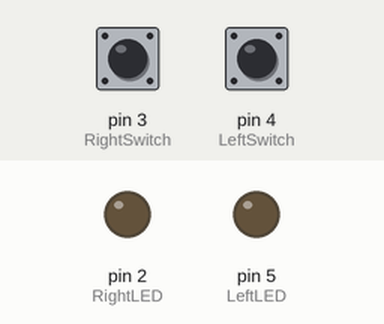
Recording of a sketch running on a simulated Arduino Uno, built with avr-gcc and run on an emulated ATmega328P. Parts: output pins drawn as LEDs (lit = HIGH). The inputs (shaded band) are chosen by the test bench; at power-on: pin 3 (RightSwitch) HIGH, pin 4 (LeftSwitch) HIGH.

Above: at 1.2 s.
1.3 s: pin 3 (RightSwitch) pulled LOW for 0.15 s
At 1.37 s:
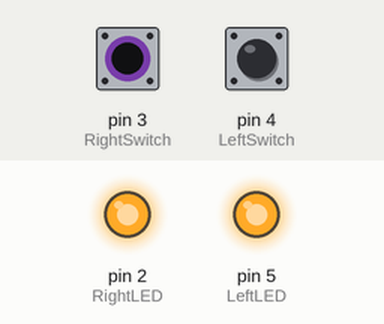
2.9 s: pin 3 (RightSwitch) pulled LOW for 3.2 s
At 6.8 s:
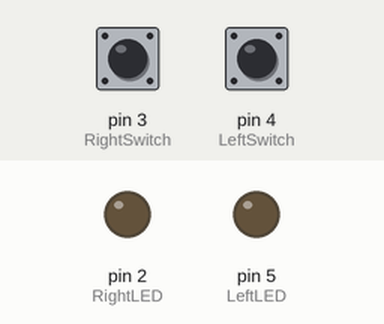
7.6 s: pin 4 (LeftSwitch) pulled LOW for 3.2 s
At 7.9 s:
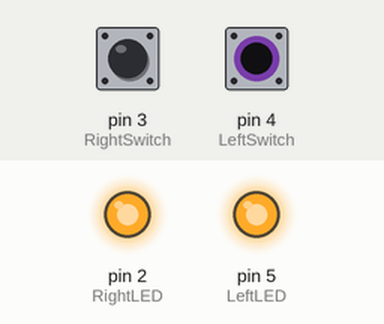
12.3 s: pin 3 (RightSwitch) driven LOW and pin 4 (LeftSwitch) driven LOW
At 12.7 s:
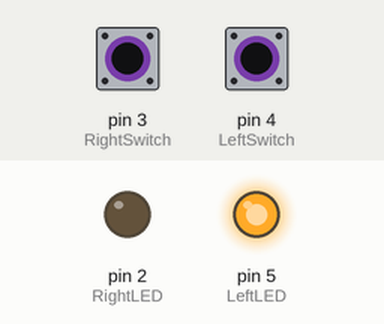
Timing chart, 0 to 14.8 s (numbered marks = the images above; inputs shaded):
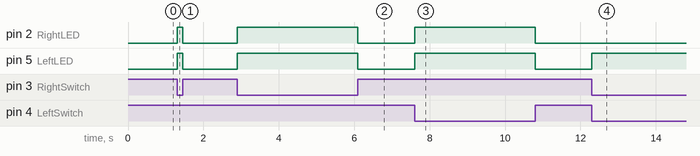

Measured:
- after the input at 1.3 s, pin 2 (RightLED), pin 5 (LeftLED): LOW → HIGH at once, → LOW 0.15 s later
- after the input at 2.9 s, pin 2 (RightLED), pin 5 (LeftLED): LOW → HIGH at once, → LOW 3.2 s later
- after the input at 7.6 s, pin 2 (RightLED), pin 5 (LeftLED): LOW → HIGH at once, → LOW 3.2 s later
- after the input at 12.3 s, pin 5 (LeftLED): LOW → HIGH at once

The sketch:

Lesson04_IfELseExample.ino
```cpp
/*
   Exercise to help understand if-then-else
*/
int LeftLED = 5;
int LeftSwitch = 4;
int RightSwitch = 3;
int RightLED = 2;

void setup() {
  pinMode(LeftLED, OUTPUT);
  pinMode(RightLED, OUTPUT);
  pinMode(LeftSwitch, INPUT_PULLUP);
  pinMode(RightSwitch, INPUT_PULLUP);
}

void loop() {

  int Left = digitalRead(LeftSwitch);
  int Right = digitalRead(RightSwitch);

  //Turn both LEDs on if any combo of buttons if pressed
  if ((Left == LOW && Right == HIGH) || (Left == HIGH && Right == LOW)) { //note reverse logic due to Pullup resistor
    digitalWrite(LeftLED, HIGH);
    digitalWrite(RightLED, HIGH);
  }
  // if both buttons are pressed turn on left and turn off right
  else if (Left == LOW && Right == LOW) {
    digitalWrite(LeftLED, HIGH);
    digitalWrite(RightLED, LOW);
  }
  // both LEDs are off
  else {
    digitalWrite(RightLED, LOW);
    digitalWrite(LeftLED, LOW);
  }
}
```
